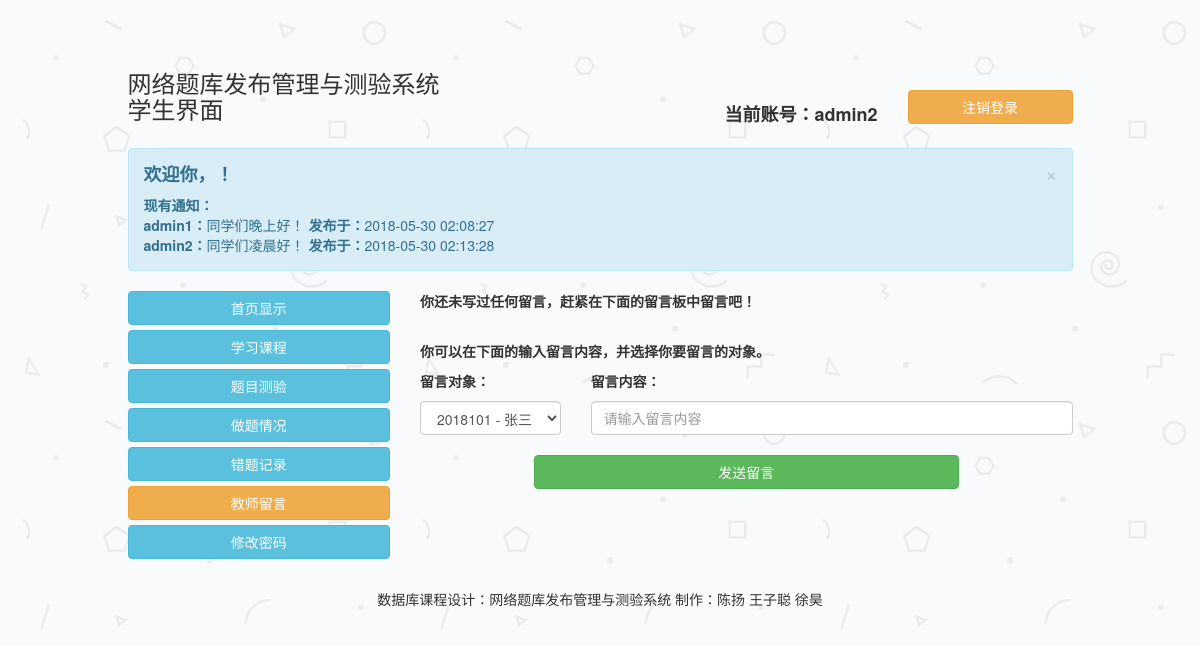
/系统源代码/QuestionManageSystem/studentSystem/manage/leave_message.php (signed in), run on the app's committed database.
### tables this page shows
CREATE TABLE IF NOT EXISTS `notice_student` (
  `admin_username` char(20) NOT NULL,
  `notice_contents` char(200) DEFAULT NULL,
  `notice_time` datetime DEFAULT NULL
);

### 系统源代码/QuestionManageSystem/studentSystem/manage/leave_message.php (the view, shortened to what this page needs)
<!DOCTYPE html>
<html>
<head>
   <link rel="stylesheet" href="../../css/bootstrap.min.css">
</head>
<body background="..\login\images\back.png">
<?php
	if (isset ( $_SESSION ["code"] )) {
		$con=mysqli_connect("localhost","root","root","stu_test");
		mysqli_query($con,"set names 'utf8'");
?>
<div class="container">
	<div class="row clearfix">
		<div class="col-md-12 column">
            <p>
				<br><br>
			</p>
		</div>
	</div>
	<div class="row clearfix">
		<div class="col-md-1 column">
		</div>
		<div class="col-md-4 column">
            <h3>
				网络题库发布管理与测验系统<br>学生界面
			</h3>
		</div>
		<div class="col-md-2 column">
		</div>
		<div class="col-md-2 column">
            <p class="text-right" style="font-size:18px">
			<br><br><strong>当前账号：<?php echo "${_SESSION["username"]}"; ?></strong>
			</p>
		</div>
		<div class="col-md-2 column">
			<br><br><button type="button" class="btn btn-default btn-block btn-warning" onclick="window.location.href='exit.php'">注销登录</button>
		</div>
		<div class="col-md-1 column">
		</div>
	</div>
	<div class="row clearfix">
		<div class="col-md-12 column">
		</div>
	</div>
	<div class="row clearfix">
		<div class="col-md-1 column">
		</div>
		<div class="col-md-10 column">
			<div class="alert alert-dismissable alert-info">
            <button type="button" class="close" data-dismiss="alert" aria-hidden="true">×</button>
            <?php
				$result=mysqli_query($con,"select * from student_info where student_username='${_SESSION["username"]}'");
				$bookinfo=mysqli_fetch_array($result);
				$student_id=$bookinfo["student_id"];
                $student_name=$bookinfo["student_name"];
			?>
            <h4>
			<strong>欢迎你，<?php echo "$student_name"?>！</strong></h4>
			<?php
				$notice_check=mysqli_query($con,"select * from notice_student");
				$notice=mysqli_fetch_array($notice_check);
				if(!$notice){
					echo '<strong>目前暂无管理员发布的通知。</strong><br>'.'在开始使用本系统前，请详细阅读界面首页的操作使用提示！';
				}else{
					echo '<strong>'.'现有通知：'.'</strong>'.'<br>';
					$notice_check=mysqli_query($con,"select * from notice_student");
					while($row_notice=mysqli_fetch_assoc($notice_check)){
						echo '<strong>'.$row_notice['admin_username'].'：</strong>'.$row_notice['notice_contents'].'          '.'<strong>发布于：</strong>'.$row_notice['notice_time'].'<br>';
					}
				}
			?>
			</div>
		</div>
		<div class="col-md-1 column">
		</div>
	</div>
	<div class="row clearfix">
		<div class="col-md-1 column">
		</div>
		<div class="col-md-3 column">
			 <button type="button" class="btn btn-default btn-block btn-info" onclick="window.location.href='index.php'">首页显示</button>
			 <button type="button" class="btn btn-default btn-block btn-info" onclick="window.location.href='course_choose.php'">学习课程</button>
			 <button type="button" class="btn btn-default btn-block btn-info" onclick="window.location.href='do_question.php?if=2&degree=0'">题目测验</button>
			 <button type="button" class="btn btn-default btn-block btn-info" onclick="window.location.href='question_condition.php'">做题情况</button>
			 <button type="button" class="btn btn-default btn-block btn-info" onclick="window.location.href='wrong_question_record.php'">错题记录</button>
			 <button type="button" class="btn btn-default btn-block btn-warning" onclick="window.location.href='leave_message.php'">教师留言</button>
			 <button type="button" class="btn btn-default btn-block btn-info" onclick="window.location.href='edit_password.php'">修改密码</button>
		</div>
		<div class="col-md-7 column">
			<?php
                $result=mysqli_query($con,"select messages.*,teacher_info.teacher_name from messages,teacher_info where messages.teacher_id=teacher_info.teacher_id and messages.student_id='{$student_id}'");
                $bookinfo=mysqli_fetch_array($result);
                if(!$bookinfo){
                    echo '<p><strong>你还未写过任何留言，赶紧在下面的留言板中留言吧！</strong></p>';
                }
            ?>
            <p><br><strong>你可以在下面的输入留言内容，并选择你要留言的对象。</strong></p>
            <div class="row clearfix">
                <form action="leave_message_action.php" method="post" role="form">
                <div class="col-md-3 column">
                    <p><strong>留言对象：</strong></p>
                    <select class="form-control" name="teacher_id">
                        <?php
                            $result=mysqli_query($con,"select * from teacher_info");
                            while($row=mysqli_fetch_assoc($result)){
                                echo '<option>'.$row['teacher_id'].' - '.$row['teacher_name'].'</option>';
                            }
                        ?>
                    </select>
                </div>
                <div class="col-md-9 column">
                    <p><strong>留言内容：</strong></p>
                    <input type="text" name="message_contents" class="form-control" id="name" placeholder="请输入留言内容">
                </div>
	        </div>
            <div class="row clearfix">
                <div class="col-md-2 column">
                </div>
                <div class="col-md-8 column">
                    <br><button type="submit" class="btn btn-default btn-block btn-success">发送留言</button>
                </div>
                <div class="col-md-2 column">
                </div>
            </div>
		</div>
		<div class="col-md-1 column">
		</div>
	</div>
	<div class="row clearfix">
		<div class="col-md-1 column">
		</div>
		<div class="col-md-10 column">
            <p>
			<br>
			</p>
			<p class="text-center">
				 数据库课程设计：网络题库发布管理与测验系统    制作：陈扬    王子聪    徐昊
			</p>
		</div>
		<div class="col-md-1 column">
		</div>
	</div>
</div>
<?php
}
?>
</body>

### data on the page
notice_student: admin_username "admin1", notice_contents "同学们晚上好！", notice_time "2018-05-30 02:08:27"
notice_student: admin_username "admin2", notice_contents "同学们凌晨好！", notice_time "2018-05-30 02:13:28"

### other printed values
_SESSION["username"] "admin2"
form field teacher_id "2018101 - 张三"
